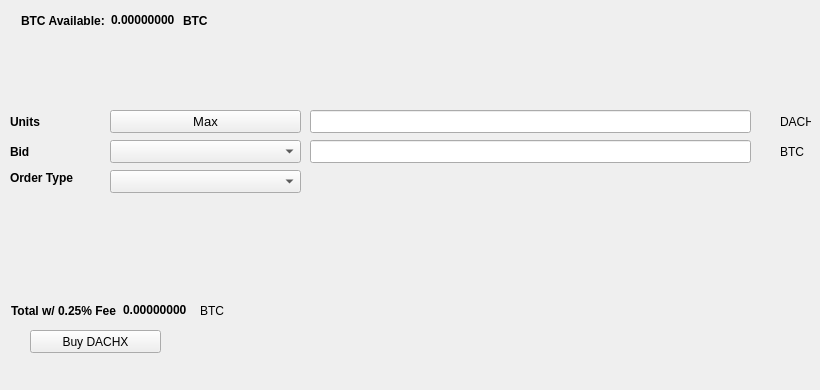
   <widget class="QWidget" name="BuyTab">
    <attribute name="title">
     <string>Buy</string>
    </attribute>
    <widget class="QPushButton" name="BuyDACHX">
     <property name="geometry">
      <rect>
       <x>30</x>
       <y>330</y>
       <width>131</width>
       <height>23</height>
      </rect>
     </property>
     <property name="text">
      <string>Buy DACHX</string>
     </property>
     <property name="icon">
      <iconset resource="../dach.qrc">
       <normaloff>:/icons/bitcoin</normaloff>:/icons/bitcoin</iconset>
     </property>
    </widget>
    <widget class="QLabel" name="label_3">
     <property name="geometry">
      <rect>
       <x>10</x>
       <y>110</y>
       <width>46</width>
       <height>23</height>
      </rect>
     </property>
     <property name="font">
      <font>
       <weight>75</weight>
       <bold>true</bold>
      </font>
     </property>
     <property name="text">
      <string>Units</string>
     </property>
    </widget>
    <widget class="QLineEdit" name="UnitsInput">
     <property name="geometry">
      <rect>
       <x>310</x>
       <y>110</y>
       <width>441</width>
       <height>23</height>
      </rect>
     </property>
     <property name="font">
      <font>
       <pointsize>9</pointsize>
       <weight>75</weight>
       <bold>true</bold>
      </font>
     </property>
    </widget>
    <widget class="QLineEdit" name="BuyBidPriceEdit">
     <property name="geometry">
      <rect>
       <x>310</x>
       <y>140</y>
       <width>441</width>
       <height>23</height>
      </rect>
     </property>
     <property name="font">
      <font>
       <pointsize>9</pointsize>
       <weight>75</weight>
       <bold>true</bold>
      </font>
     </property>
    </widget>
    <widget class="QLabel" name="label_4">
     <property name="geometry">
      <rect>
       <x>780</x>
       <y>110</y>
       <width>31</width>
       <height>23</height>
      </rect>
     </property>
     <property name="text">
      <string>DACHX</string>
     </property>
    </widget>
    <widget class="QLabel" name="label_5">
     <property name="geometry">
      <rect>
       <x>780</x>
       <y>140</y>
       <width>31</width>
       <height>23</height>
      </rect>
     </property>
     <property name="text">
      <string>BTC</string>
     </property>
    </widget>
    <widget class="QLabel" name="label_6">
     <property name="geometry">
      <rect>
       <x>10</x>
       <y>140</y>
       <width>46</width>
       <height>23</height>
      </rect>
     </property>
     <property name="font">
      <font>
       <weight>75</weight>
       <bold>true</bold>
      </font>
     </property>
     <property name="text">
      <string>Bid</string>
     </property>
    </widget>
    <widget class="QLabel" name="label_7">
     <property name="geometry">
      <rect>
       <x>10</x>
       <y>170</y>
       <width>91</width>
       <height>16</height>
      </rect>
     </property>
     <property name="font">
      <font>
       <weight>75</weight>
       <bold>true</bold>
      </font>
     </property>
     <property name="text">
      <string>Order Type</string>
     </property>
    </widget>
    <widget class="QPushButton" name="Buy_Max_Amount">
     <property name="geometry">
      <rect>
       <x>110</x>
       <y>110</y>
       <width>191</width>
       <height>23</height>
      </rect>
     </property>
     <property name="font">
      <font>
       <pointsize>10</pointsize>
      </font>
     </property>
     <property name="text">
      <string>Max</string>
     </property>
    </widget>
    <widget class="QComboBox" name="BuyBidcomboBox">
     <property name="geometry">
      <rect>
       <x>110</x>
       <y>140</y>
       <width>191</width>
       <height>23</height>
      </rect>
     </property>
     <property name="font">
      <font>
       <pointsize>10</pointsize>
      </font>
     </property>
    </widget>
    <widget class="QComboBox" name="buyOrdertypeCombo">
     <property name="geometry">
      <rect>
       <x>110</x>
       <y>170</y>
       <width>191</width>
       <height>23</height>
      </rect>
     </property>
     <property name="font">
      <font>
       <pointsize>10</pointsize>
      </font>
     </property>
    </widget>
    <widget class="QWidget" name="layoutWidget1">
     <property name="geometry">
      <rect>
       <x>21</x>
       <y>11</y>
       <width>227</width>
       <height>19</height>
      </rect>
     </property>
     <layout class="QHBoxLayout" name="horizontalLayout_3">
      <item>
       <widget class="QLabel" name="label232">
        <property name="font">
         <font>
          <weight>75</weight>
          <bold>true</bold>
         </font>
        </property>
        <property name="text">
         <string>BTC Available:</string>
        </property>
       </widget>
      </item>
      <item>
       <widget class="QLabel" name="BtcAvailableLbl">
        <property name="palette">
         <palette>
          <active>
           <colorrole role="WindowText">
            <brush brushstyle="SolidPattern">
             <color alpha="255">
              <red>0</red>
              <green>0</green>
              <blue>0</blue>
             </color>
            </brush>
           </colorrole>
           <colorrole role="Button">
            <brush brushstyle="SolidPattern">
             <color alpha="255">
              <red>0</red>
              <green>170</green>
              <blue>0</blue>
             </color>
            </brush>
           </colorrole>
           <colorrole role="Light">
            <brush brushstyle="SolidPattern">
             <color alpha="255">
              <red>0</red>
              <green>255</green>
              <blue>0</blue>
             </color>
            </brush>
           </colorrole>
           <colorrole role="Midlight">
            <brush brushstyle="SolidPattern">
             <color alpha="255">
              <red>0</red>
              <green>212</green>
              <blue>0</blue>
             </color>
            </brush>
           </colorrole>
           <colorrole role="Dark">
            <brush brushstyle="SolidPattern">
             <color alpha="255">
              <red>0</red>
              <green>85</green>
              <blue>0</blue>
             </color>
            </brush>
           </colorrole>
           <colorrole role="Mid">
            <brush brushstyle="SolidPattern">
             <color alpha="255">
              <red>0</red>
              <green>113</green>
              <blue>0</blue>
             </color>
            </brush>
           </colorrole>
           <colorrole role="Text">
            <brush brushstyle="SolidPattern">
             <color alpha="255">
              <red>0</red>
              <green>170</green>
              <blue>0</blue>
             </color>
            </brush>
           </colorrole>
           <colorrole role="BrightText">
            <brush brushstyle="SolidPattern">
             <color alpha="255">
              <red>255</red>
              <green>255</green>
              <blue>255</blue>
             </color>
            </brush>
           </colorrole>
           <colorrole role="ButtonText">
            <brush brushstyle="SolidPattern">
             <color alpha="255">
              <red>0</red>
              <green>0</green>
              <blue>0</blue>
             </color>
            </brush>
           </colorrole>
           <colorrole role="Base">
            <brush brushstyle="SolidPattern">
             <color alpha="255">
              <red>255</red>
              <green>255</green>
              <blue>255</blue>
             </color>
            </brush>
           </colorrole>
           <colorrole role="Window">
            <brush brushstyle="SolidPattern">
             <color alpha="255">
              <red>0</red>
              <green>170</green>
              <blue>0</blue>
             </color>
            </brush>
           </colorrole>
           <colorrole role="Shadow">
            <brush brushstyle="SolidPattern">
             <color alpha="255">
              <red>0</red>
              <green>0</green>
              <blue>0</blue>
             </color>
            </brush>
           </colorrole>
           <colorrole role="AlternateBase">
            <brush brushstyle="SolidPattern">
             <color alpha="255">
              <red>127</red>
              <green>212</green>
              <blue>127</blue>
             </color>
            </brush>
           </colorrole>
           <colorrole role="ToolTipBase">
            <brush brushstyle="SolidPattern">
             <color alpha="255">
              <red>255</red>
              <green>255</green>
              <blue>220</blue>
             </color>
            </brush>
           </colorrole>
           <colorrole role="ToolTipText">
            <brush brushstyle="SolidPattern">
             <color alpha="255">
              <red>0</red>
              <green>0</green>
              <blue>0</blue>
             </color>
            </brush>
           </colorrole>
          </active>
          <inactive>
           <colorrole role="WindowText">
            <brush brushstyle="SolidPattern">
             <color alpha="255">
              <red>0</red>
              <green>0</green>
              <blue>0</blue>
             </color>
            </brush>
           </colorrole>
           <colorrole role="Button">
            <brush brushstyle="SolidPattern">
             <color alpha="255">
              <red>0</red>
              <green>170</green>
              <blue>0</blue>
             </color>
            </brush>
           </colorrole>
           <colorrole role="Light">
            <brush brushstyle="SolidPattern">
             <color alpha="255">
              <red>0</red>
              <green>255</green>
              <blue>0</blue>
             </color>
            </brush>
           </colorrole>
           <colorrole role="Midlight">
            <brush brushstyle="SolidPattern">
             <color alpha="255">
              <red>0</red>
              <green>212</green>
              <blue>0</blue>
             </color>
            </brush>
           </colorrole>
           <colorrole role="Dark">
            <brush brushstyle="SolidPattern">
             <color alpha="255">
              <red>0</red>
              <green>85</green>
              <blue>0</blue>
             </color>
            </brush>
           </colorrole>
           <colorrole role="Mid">
            <brush brushstyle="SolidPattern">
             <color alpha="255">
              <red>0</red>
              <green>113</green>
              <blue>0</blue>
             </color>
            </brush>
           </colorrole>
           <colorrole role="Text">
            <brush brushstyle="SolidPattern">
             <color alpha="255">
              <red>0</red>
              <green>170</green>
              <blue>0</blue>
             </color>
            </brush>
           </colorrole>
           <colorrole role="BrightText">
            <brush brushstyle="SolidPattern">
             <color alpha="255">
              <red>255</red>
              <green>255</green>
              <blue>255</blue>
             </color>
            </brush>
           </colorrole>
           <colorrole role="ButtonText">
            <brush brushstyle="SolidPattern">
             <color alpha="255">
              <red>0</red>
              <green>0</green>
              <blue>0</blue>
             </color>
            </brush>
           </colorrole>
           <colorrole role="Base">
            <brush brushstyle="SolidPattern">
             <color alpha="255">
              <red>255</red>
              <green>255</green>
              <blue>255</blue>
             </color>
            </brush>
           </colorrole>
           <colorrole role="Window">
            <brush brushstyle="SolidPattern">
             <color alpha="255">
              <red>0</red>
              <green>170</green>
              <blue>0</blue>
             </color>
            </brush>
           </colorrole>
           <colorrole role="Shadow">
            <brush brushstyle="SolidPattern">
             <color alpha="255">
              <red>0</red>
              <green>0</green>
              <blue>0</blue>
             </color>
            </brush>
           </colorrole>
           <colorrole role="AlternateBase">
            <brush brushstyle="SolidPattern">
             <color alpha="255">
              <red>127</red>
              <green>212</green>
              <blue>127</blue>
             </color>
            </brush>
           </colorrole>
           <colorrole role="ToolTipBase">
            <brush brushstyle="SolidPattern">
             <color alpha="255">
              <red>255</red>
              <green>255</green>
              <blue>220</blue>
             </color>
            </brush>
           </colorrole>
           <colorrole role="ToolTipText">
            <brush brushstyle="SolidPattern">
             <color alpha="255">
              <red>0</red>
              <green>0</green>
              <blue>0</blue>
             </color>
            </brush>
           </colorrole>
          </inactive>
          <disabled>
           <colorrole role="WindowText">
            <brush brushstyle="SolidPattern">
             <color alpha="255">
              <red>0</red>
              <green>85</green>
              <blue>0</blue>
             </color>
            </brush>
           </colorrole>
           <colorrole role="Button">
            <brush brushstyle="SolidPattern">
             <color alpha="255">
              <red>0</red>
              <green>170</green>
              <blue>0</blue>
             </color>
            </brush>
           </colorrole>
           <colorrole role="Light">
            <brush brushstyle="SolidPattern">
             <color alpha="255">
              <red>0</red>
              <green>255</green>
              <blue>0</blue>
             </color>
            </brush>
           </colorrole>
           <colorrole role="Midlight">
            <brush brushstyle="SolidPattern">
             <color alpha="255">
              <red>0</red>
              <green>212</green>
              <blue>0</blue>
             </color>
            </brush>
           </colorrole>
           <colorrole role="Dark">
            <brush brushstyle="SolidPattern">
             <color alpha="255">
              <red>0</red>
              <green>85</green>
              <blue>0</blue>
             </color>
            </brush>
           </colorrole>
           <colorrole role="Mid">
            <brush brushstyle="SolidPattern">
             <color alpha="255">
              <red>0</red>
              <green>113</green>
              <blue>0</blue>
             </color>
            </brush>
           </colorrole>
           <colorrole role="Text">
            <brush brushstyle="SolidPattern">
             <color alpha="255">
              <red>0</red>
              <green>85</green>
              <blue>0</blue>
             </color>
            </brush>
           </colorrole>
           <colorrole role="BrightText">
            <brush brushstyle="SolidPattern">
             <color alpha="255">
              <red>255</red>
              <green>255</green>
              <blue>255</blue>
             </color>
            </brush>
           </colorrole>
           <colorrole role="ButtonText">
            <brush brushstyle="SolidPattern">
             <color alpha="255">
              <red>0</red>
              <green>85</green>
              <blue>0</blue>
             </color>
            </brush>
           </colorrole>
           <colorrole role="Base">
            <brush brushstyle="SolidPattern">
             <color alpha="255">
              <red>0</red>
              <green>170</green>
              <blue>0</blue>
             </color>
            </brush>
           </colorrole>
           <colorrole role="Window">
            <brush brushstyle="SolidPattern">
             <color alpha="255">
              <red>0</red>
              <green>170</green>
              <blue>0</blue>
             </color>
            </brush>
           </colorrole>
           <colorrole role="Shadow">
            <brush brushstyle="SolidPattern">
             <color alpha="255">
              <red>0</red>
              <green>0</green>
              <blue>0</blue>
             </color>
            </brush>
           </colorrole>
           <colorrole role="AlternateBase">
            <brush brushstyle="SolidPattern">
             <color alpha="255">
              <red>0</red>
              <green>170</green>
              <blue>0</blue>
             </color>
            </brush>
           </colorrole>
           <colorrole role="ToolTipBase">
            <brush brushstyle="SolidPattern">
             <color alpha="255">
              <red>255</red>
              <green>255</green>
              <blue>220</blue>
             </color>
            </brush>
           </colorrole>
           <colorrole role="ToolTipText">
            <brush brushstyle="SolidPattern">
             <color alpha="255">
              <red>0</red>
              <green>0</green>
              <blue>0</blue>
             </color>
            </brush>
           </colorrole>
          </disabled>
         </palette>
        </property>
        <property name="font">
         <font>
          <weight>75</weight>
          <bold>true</bold>
         </font>
        </property>
        <property name="text">
         <string>0.00000000</string>
        </property>
        <property name="textInteractionFlags">
         <set>Qt::LinksAccessibleByMouse|Qt::TextSelectableByKeyboard|Qt::TextSelectableByMouse</set>
        </property>
       </widget>
      </item>
      <item>
       <widget class="QLabel" name="BtcAvailableLbl_2">
        <property name="font">
         <font>
          <weight>75</weight>
          <bold>true</bold>
         </font>
        </property>
        <property name="text">
         <string>BTC</string>
        </property>
       </widget>
      </item>
     </layout>
    </widget>
    <widget class="QWidget" name="layoutWidge2">
     <property name="geometry">
      <rect>
       <x>11</x>
       <y>301</y>
       <width>259</width>
       <height>19</height>
      </rect>
     </property>
     <layout class="QHBoxLayout" name="horizontalLayout_4">
      <item>
       <widget class="QLabel" name="label_9">
        <property name="font">
         <font>
          <weight>75</weight>
          <bold>true</bold>
         </font>
        </property>
        <property name="text">
         <string>Total w/ 0.25% Fee</string>
        </property>
       </widget>
      </item>
      <item>
       <widget class="QLabel" name="BuyCostLabel">
        <property name="palette">
         <palette>
          <active>
           <colorrole role="WindowText">
            <brush brushstyle="SolidPattern">
             <color alpha="255">
              <red>0</red>
              <green>0</green>
              <blue>0</blue>
             </color>
            </brush>
           </colorrole>
           <colorrole role="Button">
            <brush brushstyle="SolidPattern">
             <color alpha="255">
              <red>0</red>
              <green>170</green>
              <blue>0</blue>
             </color>
            </brush>
           </colorrole>
           <colorrole role="Light">
            <brush brushstyle="SolidPattern">
             <color alpha="255">
              <red>0</red>
              <green>255</green>
              <blue>0</blue>
             </color>
            </brush>
           </colorrole>
           <colorrole role="Midlight">
            <brush brushstyle="SolidPattern">
             <color alpha="255">
              <red>0</red>
              <green>212</green>
              <blue>0</blue>
             </color>
            </brush>
           </colorrole>
           <colorrole role="Dark">
            <brush brushstyle="SolidPattern">
             <color alpha="255">
              <red>0</red>
              <green>85</green>
              <blue>0</blue>
             </color>
            </brush>
           </colorrole>
           <colorrole role="Mid">
            <brush brushstyle="SolidPattern">
             <color alpha="255">
              <red>0</red>
              <green>113</green>
              <blue>0</blue>
             </color>
            </brush>
           </colorrole>
           <colorrole role="Text">
            <brush brushstyle="SolidPattern">
             <color alpha="255">
              <red>0</red>
              <green>170</green>
              <blue>0</blue>
             </color>
            </brush>
           </colorrole>
           <colorrole role="BrightText">
            <brush brushstyle="SolidPattern">
             <color alpha="255">
              <red>255</red>
              <green>255</green>
              <blue>255</blue>
             </color>
            </brush>
           </colorrole>
           <colorrole role="ButtonText">
            <brush brushstyle="SolidPattern">
             <color alpha="255">
              <red>0</red>
              <green>0</green>
              <blue>0</blue>
             </color>
            </brush>
           </colorrole>
           <colorrole role="Base">
            <brush brushstyle="SolidPattern">
             <color alpha="255">
              <red>255</red>
              <green>255</green>
              <blue>255</blue>
             </color>
            </brush>
           </colorrole>
           <colorrole role="Window">
            <brush brushstyle="SolidPattern">
             <color alpha="255">
              <red>0</red>
              <green>170</green>
              <blue>0</blue>
             </color>
            </brush>
           </colorrole>
           <colorrole role="Shadow">
            <brush brushstyle="SolidPattern">
             <color alpha="255">
              <red>0</red>
              <green>0</green>
              <blue>0</blue>
             </color>
            </brush>
           </colorrole>
           <colorrole role="AlternateBase">
            <brush brushstyle="SolidPattern">
             <color alpha="255">
              <red>127</red>
              <green>212</green>
              <blue>127</blue>
             </color>
            </brush>
           </colorrole>
           <colorrole role="ToolTipBase">
            <brush brushstyle="SolidPattern">
             <color alpha="255">
              <red>255</red>
              <green>255</green>
              <blue>220</blue>
             </color>
            </brush>
           </colorrole>
           <colorrole role="ToolTipText">
            <brush brushstyle="SolidPattern">
             <color alpha="255">
              <red>0</red>
              <green>0</green>
              <blue>0</blue>
             </color>
            </brush>
           </colorrole>
          </active>
          <inactive>
           <colorrole role="WindowText">
            <brush brushstyle="SolidPattern">
             <color alpha="255">
              <red>0</red>
              <green>0</green>
              <blue>0</blue>
             </color>
            </brush>
           </colorrole>
           <colorrole role="Button">
            <brush brushstyle="SolidPattern">
             <color alpha="255">
              <red>0</red>
              <green>170</green>
              <blue>0</blue>
             </color>
            </brush>
           </colorrole>
           <colorrole role="Light">
            <brush brushstyle="SolidPattern">
             <color alpha="255">
              <red>0</red>
              <green>255</green>
              <blue>0</blue>
             </color>
            </brush>
           </colorrole>
           <colorrole role="Midlight">
            <brush brushstyle="SolidPattern">
             <color alpha="255">
              <red>0</red>
              <green>212</green>
              <blue>0</blue>
             </color>
            </brush>
           </colorrole>
           <colorrole role="Dark">
            <brush brushstyle="SolidPattern">
             <color alpha="255">
              <red>0</red>
              <green>85</green>
              <blue>0</blue>
             </color>
            </brush>
           </colorrole>
           <colorrole role="Mid">
            <brush brushstyle="SolidPattern">
             <color alpha="255">
              <red>0</red>
              <green>113</green>
              <blue>0</blue>
             </color>
            </brush>
           </colorrole>
           <colorrole role="Text">
            <brush brushstyle="SolidPattern">
             <color alpha="255">
              <red>0</red>
              <green>170</green>
              <blue>0</blue>
             </color>
            </brush>
           </colorrole>
           <colorrole role="BrightText">
            <brush brushstyle="SolidPattern">
             <color alpha="255">
              <red>255</red>
              <green>255</green>
              <blue>255</blue>
             </color>
            </brush>
           </colorrole>
           <colorrole role="ButtonText">
            <brush brushstyle="SolidPattern">
             <color alpha="255">
              <red>0</red>
              <green>0</green>
              <blue>0</blue>
             </color>
            </brush>
           </colorrole>
           <colorrole role="Base">
            <brush brushstyle="SolidPattern">
             <color alpha="255">
              <red>255</red>
              <green>255</green>
              <blue>255</blue>
             </color>
            </brush>
           </colorrole>
           <colorrole role="Window">
            <brush brushstyle="SolidPattern">
             <color alpha="255">
              <red>0</red>
              <green>170</green>
              <blue>0</blue>
             </color>
            </brush>
           </colorrole>
           <colorrole role="Shadow">
            <brush brushstyle="SolidPattern">
             <color alpha="255">
              <red>0</red>
              <green>0</green>
              <blue>0</blue>
             </color>
            </brush>
           </colorrole>
           <colorrole role="AlternateBase">
            <brush brushstyle="SolidPattern">
             <color alpha="255">
              <red>127</red>
              <green>212</green>
              <blue>127</blue>
             </color>
            </brush>
           </colorrole>
           <colorrole role="ToolTipBase">
            <brush brushstyle="SolidPattern">
             <color alpha="255">
              <red>255</red>
              <green>255</green>
              <blue>220</blue>
             </color>
            </brush>
           </colorrole>
           <colorrole role="ToolTipText">
            <brush brushstyle="SolidPattern">
             <color alpha="255">
              <red>0</red>
              <green>0</green>
              <blue>0</blue>
             </color>
            </brush>
           </colorrole>
          </inactive>
          <disabled>
           <colorrole role="WindowText">
            <brush brushstyle="SolidPattern">
             <color alpha="255">
              <red>0</red>
              <green>85</green>
              <blue>0</blue>
             </color>
            </brush>
           </colorrole>
           <colorrole role="Button">
            <brush brushstyle="SolidPattern">
             <color alpha="255">
              <red>0</red>
              <green>170</green>
              <blue>0</blue>
             </color>
            </brush>
           </colorrole>
           <colorrole role="Light">
            <brush brushstyle="SolidPattern">
             <color alpha="255">
              <red>0</red>
              <green>255</green>
              <blue>0</blue>
             </color>
            </brush>
           </colorrole>
           <colorrole role="Midlight">
            <brush brushstyle="SolidPattern">
             <color alpha="255">
              <red>0</red>
              <green>212</green>
              <blue>0</blue>
             </color>
            </brush>
           </colorrole>
           <colorrole role="Dark">
            <brush brushstyle="SolidPattern">
             <color alpha="255">
              <red>0</red>
              <green>85</green>
              <blue>0</blue>
             </color>
            </brush>
           </colorrole>
           <colorrole role="Mid">
            <brush brushstyle="SolidPattern">
             <color alpha="255">
              <red>0</red>
              <green>113</green>
              <blue>0</blue>
             </color>
            </brush>
           </colorrole>
           <colorrole role="Text">
            <brush brushstyle="SolidPattern">
             <color alpha="255">
              <red>0</red>
              <green>85</green>
              <blue>0</blue>
             </color>
            </brush>
           </colorrole>
           <colorrole role="BrightText">
            <brush brushstyle="SolidPattern">
             <color alpha="255">
              <red>255</red>
              <green>255</green>
              <blue>255</blue>
             </color>
            </brush>
           </colorrole>
           <colorrole role="ButtonText">
            <brush brushstyle="SolidPattern">
             <color alpha="255">
              <red>0</red>
              <green>85</green>
              <blue>0</blue>
             </color>
            </brush>
           </colorrole>
           <colorrole role="Base">
            <brush brushstyle="SolidPattern">
             <color alpha="255">
              <red>0</red>
              <green>170</green>
              <blue>0</blue>
             </color>
            </brush>
           </colorrole>
           <colorrole role="Window">
            <brush brushstyle="SolidPattern">
             <color alpha="255">
              <red>0</red>
              <green>170</green>
              <blue>0</blue>
             </color>
            </brush>
           </colorrole>
           <colorrole role="Shadow">
            <brush brushstyle="SolidPattern">
             <color alpha="255">
              <red>0</red>
              <green>0</green>
              <blue>0</blue>
             </color>
            </brush>
           </colorrole>
           <colorrole role="AlternateBase">
            <brush brushstyle="SolidPattern">
             <color alpha="255">
              <red>0</red>
              <green>170</green>
              <blue>0</blue>
             </color>
            </brush>
           </colorrole>
           <colorrole role="ToolTipBase">
            <brush brushstyle="SolidPattern">
             <color alpha="255">
              <red>255</red>
              <green>255</green>
              <blue>220</blue>
             </color>
            </brush>
           </colorrole>
           <colorrole role="ToolTipText">
            <brush brushstyle="SolidPattern">
             <color alpha="255">
              <red>0</red>
              <green>0</green>
              <blue>0</blue>
             </color>
            </brush>
           </colorrole>
          </disabled>
         </palette>
        </property>
        <property name="font">
         <font>
          <weight>75</weight>
          <bold>true</bold>
         </font>
        </property>
        <property name="autoFillBackground">
         <bool>false</bool>
        </property>
        <property name="text">
         <string>0.00000000</string>
        </property>
        <property name="textInteractionFlags">
         <set>Qt::LinksAccessibleByMouse|Qt::TextSelectableByMouse</set>
        </property>
       </widget>
      </item>
      <item>
       <widget class="QLabel" name="label_10">
        <property name="font">
         <font>
          <weight>50</weight>
          <bold>false</bold>
         </font>
        </property>
        <property name="text">
         <string>BTC</string>
        </property>
       </widget>
      </item>
     </layout>
    </widget>
    <widget class="QLabel" name="label_24">
     <property name="geometry">
      <rect>
       <x>460</x>
       <y>300</y>
       <width>281</width>
       <height>81</height>
      </rect>
     </property>
     <property name="text">
      <string/>
     </property>
     <property name="pixmap">
      <pixmap>:/images/bittrex</pixmap>
     </property>
    </widget>
   </widget>
